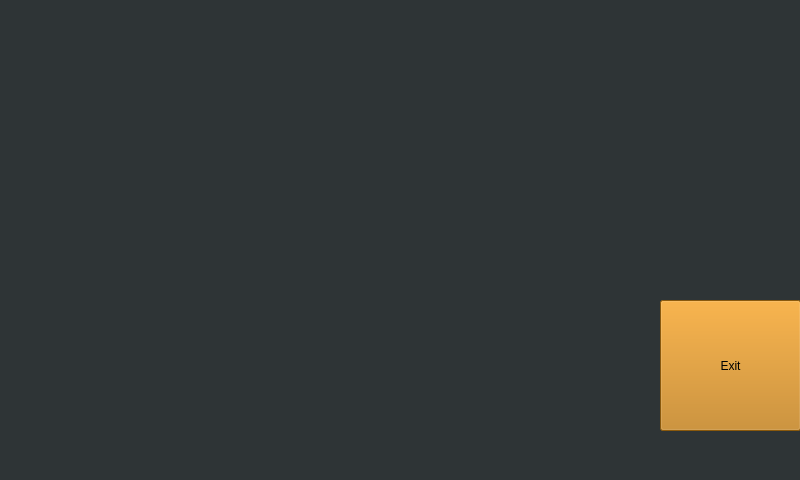
<?xml version="1.0" encoding="UTF-8"?>
<ui version="4.0">
 <class>MainWindow</class>
 <widget class="QMainWindow" name="MainWindow">
  <property name="geometry">
   <rect>
    <x>0</x>
    <y>0</y>
    <width>800</width>
    <height>480</height>
   </rect>
  </property>
  <property name="minimumSize">
   <size>
    <width>800</width>
    <height>480</height>
   </size>
  </property>
  <property name="maximumSize">
   <size>
    <width>800</width>
    <height>480</height>
   </size>
  </property>
  <property name="windowTitle">
   <string>thermostatPi2</string>
  </property>
  <property name="styleSheet">
   <string notr="true">background-color: rgb(46, 52, 54);</string>
  </property>
  <widget class="QWidget" name="centralwidget">
   <widget class="QPushButton" name="exitButton">
    <property name="geometry">
     <rect>
      <x>660</x>
      <y>300</y>
      <width>141</width>
      <height>131</height>
     </rect>
    </property>
    <property name="cursor">
     <cursorShape>UpArrowCursor</cursorShape>
    </property>
    <property name="autoFillBackground">
     <bool>false</bool>
    </property>
    <property name="styleSheet">
     <string notr="true">background-color: rgb(193, 125, 17);
</string>
    </property>
    <property name="text">
     <string>Exit</string>
    </property>
   </widget>
  </widget>
  <widget class="QMenuBar" name="menubar">
   <property name="geometry">
    <rect>
     <x>0</x>
     <y>0</y>
     <width>800</width>
     <height>22</height>
    </rect>
   </property>
  </widget>
  <widget class="QStatusBar" name="statusbar"/>
 </widget>
 <resources/>
 <connections/>
</ui>
